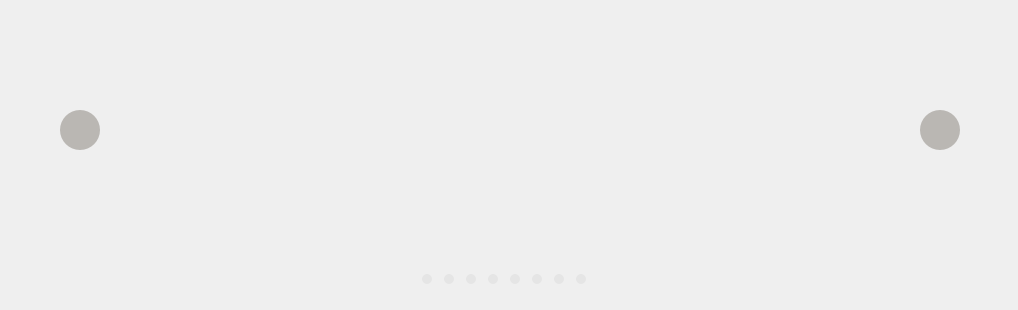
<?xml version="1.0" encoding="UTF-8"?>
<ui version="4.0">
 <class>RotationChartClass</class>
 <widget class="QWidget" name="RotationChartClass">
  <property name="geometry">
   <rect>
    <x>0</x>
    <y>0</y>
    <width>1018</width>
    <height>310</height>
   </rect>
  </property>
  <property name="minimumSize">
   <size>
    <width>1018</width>
    <height>310</height>
   </size>
  </property>
  <property name="maximumSize">
   <size>
    <width>16777215</width>
    <height>16777215</height>
   </size>
  </property>
  <property name="windowTitle">
   <string>RotationChart</string>
  </property>
  <property name="styleSheet">
   <string notr="true"/>
  </property>
  <widget class="QStackedWidget" name="left_widget_">
   <property name="geometry">
    <rect>
     <x>33</x>
     <y>30</y>
     <width>675</width>
     <height>202</height>
    </rect>
   </property>
   <property name="minimumSize">
    <size>
     <width>675</width>
     <height>202</height>
    </size>
   </property>
   <property name="styleSheet">
    <string notr="true">border-radius: 10px;</string>
   </property>
   <widget class="QWidget" name="page_3">
    <property name="minimumSize">
     <size>
      <width>675</width>
      <height>203</height>
     </size>
    </property>
    <layout class="QGridLayout" name="gridLayout_2">
     <property name="leftMargin">
      <number>0</number>
     </property>
     <property name="topMargin">
      <number>0</number>
     </property>
     <property name="rightMargin">
      <number>0</number>
     </property>
     <property name="bottomMargin">
      <number>0</number>
     </property>
     <property name="spacing">
      <number>0</number>
     </property>
     <item row="0" column="0">
      <widget class="QLabel" name="label_2">
       <property name="styleSheet">
        <string notr="true">border-radius: 10px;</string>
       </property>
       <property name="text">
        <string/>
       </property>
       <property name="pixmap">
        <pixmap>../../res/轮播图/1.png</pixmap>
       </property>
       <property name="scaledContents">
        <bool>true</bool>
       </property>
      </widget>
     </item>
    </layout>
   </widget>
   <widget class="QWidget" name="page_19">
    <property name="minimumSize">
     <size>
      <width>675</width>
      <height>203</height>
     </size>
    </property>
    <layout class="QGridLayout" name="gridLayout_11">
     <property name="leftMargin">
      <number>0</number>
     </property>
     <property name="topMargin">
      <number>0</number>
     </property>
     <property name="rightMargin">
      <number>0</number>
     </property>
     <property name="bottomMargin">
      <number>0</number>
     </property>
     <property name="spacing">
      <number>0</number>
     </property>
     <item row="0" column="0">
      <widget class="QLabel" name="label_11">
       <property name="styleSheet">
        <string notr="true">border-radius: 10px;</string>
       </property>
       <property name="text">
        <string/>
       </property>
       <property name="pixmap">
        <pixmap>../../res/轮播图/2.png</pixmap>
       </property>
       <property name="scaledContents">
        <bool>true</bool>
       </property>
      </widget>
     </item>
    </layout>
   </widget>
   <widget class="QWidget" name="page_20">
    <property name="minimumSize">
     <size>
      <width>675</width>
      <height>203</height>
     </size>
    </property>
    <layout class="QGridLayout" name="gridLayout_12">
     <property name="leftMargin">
      <number>0</number>
     </property>
     <property name="topMargin">
      <number>0</number>
     </property>
     <property name="rightMargin">
      <number>0</number>
     </property>
     <property name="bottomMargin">
      <number>0</number>
     </property>
     <property name="spacing">
      <number>0</number>
     </property>
     <item row="0" column="0">
      <widget class="QLabel" name="label_12">
       <property name="styleSheet">
        <string notr="true">border-radius: 10px;</string>
       </property>
       <property name="text">
        <string/>
       </property>
       <property name="pixmap">
        <pixmap>../../res/轮播图/3.png</pixmap>
       </property>
       <property name="scaledContents">
        <bool>true</bool>
       </property>
      </widget>
     </item>
    </layout>
   </widget>
   <widget class="QWidget" name="page_21">
    <property name="minimumSize">
     <size>
      <width>675</width>
      <height>203</height>
     </size>
    </property>
    <layout class="QGridLayout" name="gridLayout_13">
     <property name="leftMargin">
      <number>0</number>
     </property>
     <property name="topMargin">
      <number>0</number>
     </property>
     <property name="rightMargin">
      <number>0</number>
     </property>
     <property name="bottomMargin">
      <number>0</number>
     </property>
     <property name="spacing">
      <number>0</number>
     </property>
     <item row="0" column="0">
      <widget class="QLabel" name="label_13">
       <property name="styleSheet">
        <string notr="true">border-radius: 10px;</string>
       </property>
       <property name="text">
        <string/>
       </property>
       <property name="pixmap">
        <pixmap>../../res/轮播图/4.png</pixmap>
       </property>
       <property name="scaledContents">
        <bool>true</bool>
       </property>
      </widget>
     </item>
    </layout>
   </widget>
   <widget class="QWidget" name="page_22">
    <property name="minimumSize">
     <size>
      <width>675</width>
      <height>203</height>
     </size>
    </property>
    <layout class="QGridLayout" name="gridLayout_14">
     <property name="leftMargin">
      <number>0</number>
     </property>
     <property name="topMargin">
      <number>0</number>
     </property>
     <property name="rightMargin">
      <number>0</number>
     </property>
     <property name="bottomMargin">
      <number>0</number>
     </property>
     <property name="spacing">
      <number>0</number>
     </property>
     <item row="0" column="0">
      <widget class="QLabel" name="label_14">
       <property name="styleSheet">
        <string notr="true">border-radius: 10px;</string>
       </property>
       <property name="text">
        <string/>
       </property>
       <property name="pixmap">
        <pixmap>../../res/轮播图/5.png</pixmap>
       </property>
       <property name="scaledContents">
        <bool>true</bool>
       </property>
      </widget>
     </item>
    </layout>
   </widget>
   <widget class="QWidget" name="page_23">
    <property name="minimumSize">
     <size>
      <width>675</width>
      <height>203</height>
     </size>
    </property>
    <layout class="QGridLayout" name="gridLayout_15">
     <property name="leftMargin">
      <number>0</number>
     </property>
     <property name="topMargin">
      <number>0</number>
     </property>
     <property name="rightMargin">
      <number>0</number>
     </property>
     <property name="bottomMargin">
      <number>0</number>
     </property>
     <property name="spacing">
      <number>0</number>
     </property>
     <item row="0" column="0">
      <widget class="QLabel" name="label_15">
       <property name="styleSheet">
        <string notr="true">border-radius: 10px;</string>
       </property>
       <property name="text">
        <string/>
       </property>
       <property name="pixmap">
        <pixmap>../../res/轮播图/6.png</pixmap>
       </property>
       <property name="scaledContents">
        <bool>true</bool>
       </property>
      </widget>
     </item>
    </layout>
   </widget>
   <widget class="QWidget" name="page_24">
    <property name="minimumSize">
     <size>
      <width>675</width>
      <height>203</height>
     </size>
    </property>
    <layout class="QGridLayout" name="gridLayout_16">
     <property name="leftMargin">
      <number>0</number>
     </property>
     <property name="topMargin">
      <number>0</number>
     </property>
     <property name="rightMargin">
      <number>0</number>
     </property>
     <property name="bottomMargin">
      <number>0</number>
     </property>
     <property name="spacing">
      <number>0</number>
     </property>
     <item row="0" column="0">
      <widget class="QLabel" name="label_16">
       <property name="styleSheet">
        <string notr="true">border-radius: 10px;</string>
       </property>
       <property name="text">
        <string/>
       </property>
       <property name="pixmap">
        <pixmap>../../res/轮播图/7.png</pixmap>
       </property>
       <property name="scaledContents">
        <bool>true</bool>
       </property>
      </widget>
     </item>
    </layout>
   </widget>
   <widget class="QWidget" name="page_4">
    <property name="minimumSize">
     <size>
      <width>675</width>
      <height>203</height>
     </size>
    </property>
    <layout class="QGridLayout" name="gridLayout_17">
     <property name="leftMargin">
      <number>0</number>
     </property>
     <property name="topMargin">
      <number>0</number>
     </property>
     <property name="rightMargin">
      <number>0</number>
     </property>
     <property name="bottomMargin">
      <number>0</number>
     </property>
     <property name="spacing">
      <number>0</number>
     </property>
     <item row="0" column="0">
      <widget class="QLabel" name="label_17">
       <property name="styleSheet">
        <string notr="true">border-radius: 10px;</string>
       </property>
       <property name="text">
        <string/>
       </property>
       <property name="pixmap">
        <pixmap>../../res/轮播图/8.png</pixmap>
       </property>
       <property name="scaledContents">
        <bool>true</bool>
       </property>
      </widget>
     </item>
    </layout>
   </widget>
  </widget>
  <widget class="QStackedWidget" name="mid_widget_">
   <property name="geometry">
    <rect>
     <x>170</x>
     <y>10</y>
     <width>675</width>
     <height>247</height>
    </rect>
   </property>
   <property name="minimumSize">
    <size>
     <width>675</width>
     <height>202</height>
    </size>
   </property>
   <property name="styleSheet">
    <string notr="true"/>
   </property>
   <property name="currentIndex">
    <number>7</number>
   </property>
   <widget class="QWidget" name="page">
    <property name="minimumSize">
     <size>
      <width>675</width>
      <height>203</height>
     </size>
    </property>
    <layout class="QGridLayout" name="gridLayout">
     <property name="leftMargin">
      <number>0</number>
     </property>
     <property name="topMargin">
      <number>0</number>
     </property>
     <property name="rightMargin">
      <number>0</number>
     </property>
     <property name="bottomMargin">
      <number>0</number>
     </property>
     <property name="spacing">
      <number>0</number>
     </property>
     <item row="0" column="0">
      <widget class="QLabel" name="label">
       <property name="styleSheet">
        <string notr="true">border-radius: 10px;</string>
       </property>
       <property name="text">
        <string/>
       </property>
       <property name="pixmap">
        <pixmap>../../res/轮播图/1.png</pixmap>
       </property>
       <property name="scaledContents">
        <bool>true</bool>
       </property>
      </widget>
     </item>
    </layout>
   </widget>
   <widget class="QWidget" name="page_2">
    <property name="minimumSize">
     <size>
      <width>675</width>
      <height>203</height>
     </size>
    </property>
    <layout class="QGridLayout" name="gridLayout_10">
     <property name="leftMargin">
      <number>0</number>
     </property>
     <property name="topMargin">
      <number>0</number>
     </property>
     <property name="rightMargin">
      <number>0</number>
     </property>
     <property name="bottomMargin">
      <number>0</number>
     </property>
     <property name="spacing">
      <number>0</number>
     </property>
     <item row="0" column="0">
      <widget class="QLabel" name="label_10">
       <property name="styleSheet">
        <string notr="true">border-radius: 10px;</string>
       </property>
       <property name="text">
        <string/>
       </property>
       <property name="pixmap">
        <pixmap>../../res/轮播图/2.png</pixmap>
       </property>
       <property name="scaledContents">
        <bool>true</bool>
       </property>
      </widget>
     </item>
    </layout>
   </widget>
   <widget class="QWidget" name="page_7">
    <property name="minimumSize">
     <size>
      <width>675</width>
      <height>203</height>
     </size>
    </property>
    <layout class="QGridLayout" name="gridLayout_9">
     <property name="leftMargin">
      <number>0</number>
     </property>
     <property name="topMargin">
      <number>0</number>
     </property>
     <property name="rightMargin">
      <number>0</number>
     </property>
     <property name="bottomMargin">
      <number>0</number>
     </property>
     <property name="spacing">
      <number>0</number>
     </property>
     <item row="0" column="0">
      <widget class="QLabel" name="label_9">
       <property name="styleSheet">
        <string notr="true">border-radius: 10px;</string>
       </property>
       <property name="text">
        <string/>
       </property>
       <property name="pixmap">
        <pixmap>../../res/轮播图/3.png</pixmap>
       </property>
       <property name="scaledContents">
        <bool>true</bool>
       </property>
      </widget>
     </item>
    </layout>
   </widget>
   <widget class="QWidget" name="page_8">
    <property name="minimumSize">
     <size>
      <width>675</width>
      <height>203</height>
     </size>
    </property>
    <layout class="QGridLayout" name="gridLayout_8">
     <property name="leftMargin">
      <number>0</number>
     </property>
     <property name="topMargin">
      <number>0</number>
     </property>
     <property name="rightMargin">
      <number>0</number>
     </property>
     <property name="bottomMargin">
      <number>0</number>
     </property>
     <property name="spacing">
      <number>0</number>
     </property>
     <item row="0" column="0">
      <widget class="QLabel" name="label_8">
       <property name="styleSheet">
        <string notr="true">border-radius: 10px;</string>
       </property>
       <property name="text">
        <string/>
       </property>
       <property name="pixmap">
        <pixmap>../../res/轮播图/4.png</pixmap>
       </property>
       <property name="scaledContents">
        <bool>true</bool>
       </property>
      </widget>
     </item>
    </layout>
   </widget>
   <widget class="QWidget" name="page_9">
    <property name="minimumSize">
     <size>
      <width>675</width>
      <height>203</height>
     </size>
    </property>
    <layout class="QGridLayout" name="gridLayout_7">
     <property name="leftMargin">
      <number>0</number>
     </property>
     <property name="topMargin">
      <number>0</number>
     </property>
     <property name="rightMargin">
      <number>0</number>
     </property>
     <property name="bottomMargin">
      <number>0</number>
     </property>
     <property name="spacing">
      <number>0</number>
     </property>
     <item row="0" column="0">
      <widget class="QLabel" name="label_7">
       <property name="styleSheet">
        <string notr="true">border-radius: 10px;</string>
       </property>
       <property name="text">
        <string/>
       </property>
       <property name="pixmap">
        <pixmap>../../res/轮播图/5.png</pixmap>
       </property>
       <property name="scaledContents">
        <bool>true</bool>
       </property>
      </widget>
     </item>
    </layout>
   </widget>
   <widget class="QWidget" name="page_10">
    <property name="minimumSize">
     <size>
      <width>675</width>
      <height>203</height>
     </size>
    </property>
    <layout class="QGridLayout" name="gridLayout_6">
     <property name="leftMargin">
      <number>0</number>
     </property>
     <property name="topMargin">
      <number>0</number>
     </property>
     <property name="rightMargin">
      <number>0</number>
     </property>
     <property name="bottomMargin">
      <number>0</number>
     </property>
     <property name="spacing">
      <number>0</number>
     </property>
     <item row="0" column="0">
      <widget class="QLabel" name="label_6">
       <property name="styleSheet">
        <string notr="true">border-radius: 10px;</string>
       </property>
       <property name="text">
        <string/>
       </property>
       <property name="pixmap">
        <pixmap>../../res/轮播图/6.png</pixmap>
       </property>
       <property name="scaledContents">
        <bool>true</bool>
       </property>
      </widget>
     </item>
    </layout>
   </widget>
   <widget class="QWidget" name="page_11">
    <property name="minimumSize">
     <size>
      <width>675</width>
      <height>203</height>
     </size>
    </property>
    <layout class="QGridLayout" name="gridLayout_5">
     <property name="leftMargin">
      <number>0</number>
     </property>
     <property name="topMargin">
      <number>0</number>
     </property>
     <property name="rightMargin">
      <number>0</number>
     </property>
     <property name="bottomMargin">
      <number>0</number>
     </property>
     <property name="spacing">
      <number>0</number>
     </property>
     <item row="0" column="0">
      <widget class="QLabel" name="label_5">
       <property name="styleSheet">
        <string notr="true">border-radius: 10px;</string>
       </property>
       <property name="text">
        <string/>
       </property>
       <property name="pixmap">
        <pixmap>../../res/轮播图/7.png</pixmap>
       </property>
       <property name="scaledContents">
        <bool>false</bool>
       </property>
      </widget>
     </item>
    </layout>
   </widget>
   <widget class="QWidget" name="page_12">
    <property name="minimumSize">
     <size>
      <width>675</width>
      <height>203</height>
     </size>
    </property>
    <layout class="QGridLayout" name="gridLayout_4">
     <property name="leftMargin">
      <number>0</number>
     </property>
     <property name="topMargin">
      <number>0</number>
     </property>
     <property name="rightMargin">
      <number>0</number>
     </property>
     <property name="bottomMargin">
      <number>0</number>
     </property>
     <property name="spacing">
      <number>0</number>
     </property>
     <item row="0" column="0">
      <widget class="QLabel" name="label_4">
       <property name="styleSheet">
        <string notr="true">border-radius: 10px;</string>
       </property>
       <property name="text">
        <string/>
       </property>
       <property name="pixmap">
        <pixmap>../../res/轮播图/8.png</pixmap>
       </property>
       <property name="scaledContents">
        <bool>false</bool>
       </property>
      </widget>
     </item>
    </layout>
   </widget>
  </widget>
  <widget class="QPushButton" name="pushButton">
   <property name="geometry">
    <rect>
     <x>422</x>
     <y>274</y>
     <width>10</width>
     <height>10</height>
    </rect>
   </property>
   <property name="minimumSize">
    <size>
     <width>10</width>
     <height>10</height>
    </size>
   </property>
   <property name="maximumSize">
    <size>
     <width>10</width>
     <height>10</height>
    </size>
   </property>
   <property name="styleSheet">
    <string notr="true">border-radius: 5px;
background-color: rgb(229, 229, 229);</string>
   </property>
   <property name="text">
    <string/>
   </property>
   <property name="checkable">
    <bool>true</bool>
   </property>
  </widget>
  <widget class="QPushButton" name="pushButton_2">
   <property name="geometry">
    <rect>
     <x>444</x>
     <y>274</y>
     <width>10</width>
     <height>10</height>
    </rect>
   </property>
   <property name="minimumSize">
    <size>
     <width>10</width>
     <height>10</height>
    </size>
   </property>
   <property name="maximumSize">
    <size>
     <width>10</width>
     <height>10</height>
    </size>
   </property>
   <property name="styleSheet">
    <string notr="true">border-radius: 5px;
background-color: rgb(229, 229, 229);</string>
   </property>
   <property name="text">
    <string/>
   </property>
   <property name="checkable">
    <bool>true</bool>
   </property>
  </widget>
  <widget class="QPushButton" name="pushButton_3">
   <property name="geometry">
    <rect>
     <x>466</x>
     <y>274</y>
     <width>10</width>
     <height>10</height>
    </rect>
   </property>
   <property name="minimumSize">
    <size>
     <width>10</width>
     <height>10</height>
    </size>
   </property>
   <property name="maximumSize">
    <size>
     <width>10</width>
     <height>10</height>
    </size>
   </property>
   <property name="styleSheet">
    <string notr="true">border-radius: 5px;
background-color: rgb(229, 229, 229);</string>
   </property>
   <property name="text">
    <string/>
   </property>
   <property name="checkable">
    <bool>true</bool>
   </property>
  </widget>
  <widget class="QPushButton" name="pushButton_4">
   <property name="geometry">
    <rect>
     <x>488</x>
     <y>274</y>
     <width>10</width>
     <height>10</height>
    </rect>
   </property>
   <property name="minimumSize">
    <size>
     <width>10</width>
     <height>10</height>
    </size>
   </property>
   <property name="maximumSize">
    <size>
     <width>10</width>
     <height>10</height>
    </size>
   </property>
   <property name="styleSheet">
    <string notr="true">border-radius: 5px;
background-color: rgb(229, 229, 229);</string>
   </property>
   <property name="text">
    <string/>
   </property>
   <property name="checkable">
    <bool>true</bool>
   </property>
  </widget>
  <widget class="QPushButton" name="pushButton_5">
   <property name="geometry">
    <rect>
     <x>510</x>
     <y>274</y>
     <width>10</width>
     <height>10</height>
    </rect>
   </property>
   <property name="minimumSize">
    <size>
     <width>10</width>
     <height>10</height>
    </size>
   </property>
   <property name="maximumSize">
    <size>
     <width>10</width>
     <height>10</height>
    </size>
   </property>
   <property name="styleSheet">
    <string notr="true">border-radius: 5px;
background-color: rgb(229, 229, 229);</string>
   </property>
   <property name="text">
    <string/>
   </property>
   <property name="checkable">
    <bool>true</bool>
   </property>
  </widget>
  <widget class="QPushButton" name="pushButton_6">
   <property name="geometry">
    <rect>
     <x>532</x>
     <y>274</y>
     <width>10</width>
     <height>10</height>
    </rect>
   </property>
   <property name="minimumSize">
    <size>
     <width>10</width>
     <height>10</height>
    </size>
   </property>
   <property name="maximumSize">
    <size>
     <width>10</width>
     <height>10</height>
    </size>
   </property>
   <property name="styleSheet">
    <string notr="true">border-radius: 5px;
background-color: rgb(229, 229, 229);</string>
   </property>
   <property name="text">
    <string/>
   </property>
   <property name="checkable">
    <bool>true</bool>
   </property>
  </widget>
  <widget class="QPushButton" name="pushButton_7">
   <property name="geometry">
    <rect>
     <x>554</x>
     <y>274</y>
     <width>10</width>
     <height>10</height>
    </rect>
   </property>
   <property name="minimumSize">
    <size>
     <width>10</width>
     <height>10</height>
    </size>
   </property>
   <property name="maximumSize">
    <size>
     <width>10</width>
     <height>10</height>
    </size>
   </property>
   <property name="styleSheet">
    <string notr="true">border-radius: 5px;
background-color: rgb(229, 229, 229);</string>
   </property>
   <property name="text">
    <string/>
   </property>
   <property name="checkable">
    <bool>true</bool>
   </property>
  </widget>
  <widget class="QPushButton" name="pushButton_8">
   <property name="geometry">
    <rect>
     <x>576</x>
     <y>274</y>
     <width>10</width>
     <height>10</height>
    </rect>
   </property>
   <property name="minimumSize">
    <size>
     <width>10</width>
     <height>10</height>
    </size>
   </property>
   <property name="maximumSize">
    <size>
     <width>10</width>
     <height>10</height>
    </size>
   </property>
   <property name="styleSheet">
    <string notr="true">border-radius: 5px;
background-color: rgb(229, 229, 229);</string>
   </property>
   <property name="text">
    <string/>
   </property>
   <property name="checkable">
    <bool>true</bool>
   </property>
  </widget>
  <widget class="QPushButton" name="btn_back_">
   <property name="geometry">
    <rect>
     <x>60</x>
     <y>110</y>
     <width>40</width>
     <height>40</height>
    </rect>
   </property>
   <property name="minimumSize">
    <size>
     <width>30</width>
     <height>30</height>
    </size>
   </property>
   <property name="cursor">
    <cursorShape>PointingHandCursor</cursorShape>
   </property>
   <property name="styleSheet">
    <string notr="true">border-radius:20px;
background-color: #bab7b3;</string>
   </property>
   <property name="text">
    <string/>
   </property>
   <property name="icon">
    <iconset>
     <normaloff>../../res/向左.png</normaloff>../../res/向左.png</iconset>
   </property>
   <property name="iconSize">
    <size>
     <width>60</width>
     <height>60</height>
    </size>
   </property>
  </widget>
  <widget class="QPushButton" name="btn_forward_">
   <property name="geometry">
    <rect>
     <x>920</x>
     <y>110</y>
     <width>40</width>
     <height>40</height>
    </rect>
   </property>
   <property name="minimumSize">
    <size>
     <width>30</width>
     <height>30</height>
    </size>
   </property>
   <property name="cursor">
    <cursorShape>PointingHandCursor</cursorShape>
   </property>
   <property name="styleSheet">
    <string notr="true">border-radius:20px;
background-color: #bab7b3;</string>
   </property>
   <property name="text">
    <string/>
   </property>
   <property name="icon">
    <iconset>
     <normaloff>../../res/向右.png</normaloff>../../res/向右.png</iconset>
   </property>
   <property name="iconSize">
    <size>
     <width>60</width>
     <height>60</height>
    </size>
   </property>
  </widget>
  <widget class="QStackedWidget" name="right_widget_">
   <property name="geometry">
    <rect>
     <x>307</x>
     <y>30</y>
     <width>675</width>
     <height>203</height>
    </rect>
   </property>
   <property name="minimumSize">
    <size>
     <width>675</width>
     <height>202</height>
    </size>
   </property>
   <property name="styleSheet">
    <string notr="true">border-radius: 10px;</string>
   </property>
   <widget class="QWidget" name="page_5">
    <property name="minimumSize">
     <size>
      <width>675</width>
      <height>203</height>
     </size>
    </property>
    <layout class="QGridLayout" name="gridLayout_3">
     <property name="leftMargin">
      <number>0</number>
     </property>
     <property name="topMargin">
      <number>0</number>
     </property>
     <property name="rightMargin">
      <number>0</number>
     </property>
     <property name="bottomMargin">
      <number>0</number>
     </property>
     <property name="spacing">
      <number>0</number>
     </property>
     <item row="0" column="0">
      <widget class="QLabel" name="label_3">
       <property name="styleSheet">
        <string notr="true">border-radius: 10px;</string>
       </property>
       <property name="text">
        <string/>
       </property>
       <property name="pixmap">
        <pixmap>../../res/轮播图/1.png</pixmap>
       </property>
       <property name="scaledContents">
        <bool>true</bool>
       </property>
      </widget>
     </item>
    </layout>
   </widget>
   <widget class="QWidget" name="page_25">
    <property name="minimumSize">
     <size>
      <width>675</width>
      <height>203</height>
     </size>
    </property>
    <layout class="QGridLayout" name="gridLayout_18">
     <property name="leftMargin">
      <number>0</number>
     </property>
     <property name="topMargin">
      <number>0</number>
     </property>
     <property name="rightMargin">
      <number>0</number>
     </property>
     <property name="bottomMargin">
      <number>0</number>
     </property>
     <property name="spacing">
      <number>0</number>
     </property>
     <item row="0" column="0">
      <widget class="QLabel" name="label_18">
       <property name="styleSheet">
        <string notr="true">border-radius: 10px;</string>
       </property>
       <property name="text">
        <string/>
       </property>
       <property name="pixmap">
        <pixmap>../../res/轮播图/2.png</pixmap>
       </property>
       <property name="scaledContents">
        <bool>true</bool>
       </property>
      </widget>
     </item>
    </layout>
   </widget>
   <widget class="QWidget" name="page_26">
    <property name="minimumSize">
     <size>
      <width>675</width>
      <height>203</height>
     </size>
    </property>
    <layout class="QGridLayout" name="gridLayout_19">
     <property name="leftMargin">
      <number>0</number>
     </property>
     <property name="topMargin">
      <number>0</number>
     </property>
     <property name="rightMargin">
      <number>0</number>
     </property>
     <property name="bottomMargin">
      <number>0</number>
     </property>
     <property name="spacing">
      <number>0</number>
     </property>
     <item row="0" column="0">
      <widget class="QLabel" name="label_19">
       <property name="styleSheet">
        <string notr="true">border-radius: 10px;</string>
       </property>
       <property name="text">
        <string/>
       </property>
       <property name="pixmap">
        <pixmap>../../res/轮播图/3.png</pixmap>
       </property>
       <property name="scaledContents">
        <bool>true</bool>
       </property>
      </widget>
     </item>
    </layout>
   </widget>
   <widget class="QWidget" name="page_27">
    <property name="minimumSize">
     <size>
      <width>675</width>
      <height>203</height>
     </size>
    </property>
    <layout class="QGridLayout" name="gridLayout_20">
     <property name="leftMargin">
      <number>0</number>
     </property>
     <property name="topMargin">
      <number>0</number>
     </property>
     <property name="rightMargin">
      <number>0</number>
     </property>
     <property name="bottomMargin">
      <number>0</number>
     </property>
     <property name="spacing">
      <number>0</number>
     </property>
     <item row="0" column="0">
      <widget class="QLabel" name="label_20">
       <property name="styleSheet">
        <string notr="true">border-radius: 10px;</string>
       </property>
       <property name="text">
        <string/>
       </property>
       <property name="pixmap">
        <pixmap>../../res/轮播图/4.png</pixmap>
       </property>
       <property name="scaledContents">
        <bool>true</bool>
       </property>
      </widget>
     </item>
    </layout>
   </widget>
   <widget class="QWidget" name="page_28">
    <property name="minimumSize">
     <size>
      <width>675</width>
      <height>203</height>
     </size>
    </property>
    <layout class="QGridLayout" name="gridLayout_21">
     <property name="leftMargin">
      <number>0</number>
     </property>
     <property name="topMargin">
      <number>0</number>
     </property>
     <property name="rightMargin">
      <number>0</number>
     </property>
     <property name="bottomMargin">
      <number>0</number>
     </property>
     <property name="spacing">
      <number>0</number>
     </property>
     <item row="0" column="0">
      <widget class="QLabel" name="label_21">
       <property name="styleSheet">
        <string notr="true">border-radius: 10px;</string>
       </property>
       <property name="text">
        <string/>
       </property>
       <property name="pixmap">
        <pixmap>../../res/轮播图/5.png</pixmap>
       </property>
       <property name="scaledContents">
        <bool>true</bool>
       </property>
      </widget>
     </item>
    </layout>
   </widget>
   <widget class="QWidget" name="page_29">
    <property name="minimumSize">
     <size>
      <width>675</width>
      <height>203</height>
     </size>
    </property>
    <layout class="QGridLayout" name="gridLayout_22">
     <property name="leftMargin">
      <number>0</number>
     </property>
     <property name="topMargin">
      <number>0</number>
     </property>
     <property name="rightMargin">
      <number>0</number>
     </property>
     <property name="bottomMargin">
      <number>0</number>
     </property>
     <property name="spacing">
      <number>0</number>
     </property>
     <item row="0" column="0">
      <widget class="QLabel" name="label_22">
       <property name="styleSheet">
        <string notr="true">border-radius: 10px;</string>
       </property>
       <property name="text">
        <string/>
       </property>
       <property name="pixmap">
        <pixmap>../../res/轮播图/6.png</pixmap>
       </property>
       <property name="scaledContents">
        <bool>true</bool>
       </property>
      </widget>
     </item>
    </layout>
   </widget>
   <widget class="QWidget" name="page_30">
    <property name="minimumSize">
     <size>
      <width>675</width>
      <height>203</height>
     </size>
    </property>
    <layout class="QGridLayout" name="gridLayout_23">
     <property name="leftMargin">
      <number>0</number>
     </property>
     <property name="topMargin">
      <number>0</number>
     </property>
     <property name="rightMargin">
      <number>0</number>
     </property>
     <property name="bottomMargin">
      <number>0</number>
     </property>
     <property name="spacing">
      <number>0</number>
     </property>
     <item row="0" column="0">
      <widget class="QLabel" name="label_23">
       <property name="styleSheet">
        <string notr="true">border-radius: 10px;</string>
       </property>
       <property name="text">
        <string/>
       </property>
       <property name="pixmap">
        <pixmap>../../res/轮播图/7.png</pixmap>
       </property>
       <property name="scaledContents">
        <bool>true</bool>
       </property>
      </widget>
     </item>
    </layout>
   </widget>
   <widget class="QWidget" name="page_6">
    <property name="minimumSize">
     <size>
      <width>675</width>
      <height>203</height>
     </size>
    </property>
    <layout class="QGridLayout" name="gridLayout_24">
     <property name="leftMargin">
      <number>0</number>
     </property>
     <property name="topMargin">
      <number>0</number>
     </property>
     <property name="rightMargin">
      <number>0</number>
     </property>
     <property name="bottomMargin">
      <number>0</number>
     </property>
     <property name="spacing">
      <number>0</number>
     </property>
     <item row="0" column="0">
      <widget class="QLabel" name="label_24">
       <property name="styleSheet">
        <string notr="true">border-radius: 10px;</string>
       </property>
       <property name="text">
        <string/>
       </property>
       <property name="pixmap">
        <pixmap>../../res/轮播图/8.png</pixmap>
       </property>
       <property name="scaledContents">
        <bool>true</bool>
       </property>
      </widget>
     </item>
    </layout>
   </widget>
  </widget>
  <zorder>pushButton</zorder>
  <zorder>pushButton_2</zorder>
  <zorder>pushButton_3</zorder>
  <zorder>pushButton_4</zorder>
  <zorder>pushButton_5</zorder>
  <zorder>pushButton_6</zorder>
  <zorder>pushButton_7</zorder>
  <zorder>pushButton_8</zorder>
  <zorder>left_widget_</zorder>
  <zorder>right_widget_</zorder>
  <zorder>mid_widget_</zorder>
  <zorder>btn_forward_</zorder>
  <zorder>btn_back_</zorder>
 </widget>
 <layoutdefault spacing="6" margin="11"/>
 <resources>
  <include location="RotationChart.qrc"/>
 </resources>
 <connections/>
</ui>
